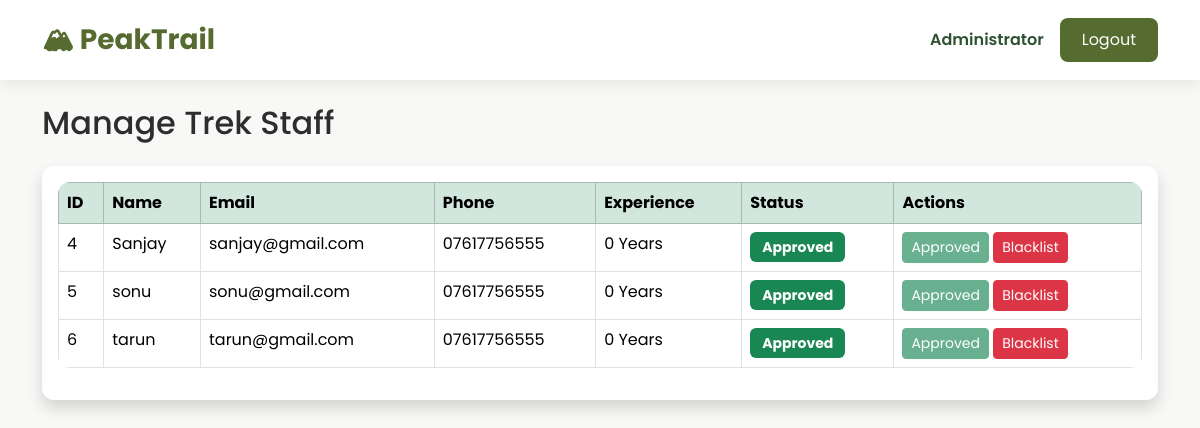
Page /admin/manage-staff (signed in) on the committed database.
### models/user.py (models this page shows, shortened)
class User(UserMixin, db.Model):
    __tablename__ = "users"
    id = db.Column(db.Integer, primary_key=True)
    name = db.Column(db.String(100), nullable=False)
    email = db.Column(db.String(120), unique=True, nullable=False)
    password = db.Column(db.String(255), nullable=False)
    role = db.Column(db.String(20), nullable=False)
    is_active = db.Column(db.Boolean, default=True)
    is_blacklisted = db.Column(db.Boolean, default=False)
    created_at = db.Column(db.DateTime, default=datetime.utcnow)
    bookings = db.relationship("Booking", backref="user", lazy=True)
    staff_profile = db.relationship(
        "StaffProfile",
        backref="user",
        uselist=False
    )

### models/staff_profile.py (models this page shows, shortened)
class StaffProfile(db.Model):
    __tablename__ = "staff_profiles"
    id = db.Column(db.Integer, primary_key=True)
    user_id = db.Column(
        db.Integer,
        db.ForeignKey("users.id"),
        nullable=False,
        unique=True
    )
    phone = db.Column(db.String(15), nullable=False)
    experience = db.Column(db.Integer, default=0)
    approval_status = db.Column(
        db.String(20),
        default="Pending"
    )
    assigned_treks = db.relationship(
        "Trek",
        backref="staff",
        lazy=True
    )

### routes/admin.py (the view)
@admin.route("/admin/manage-staff")
@login_required
def manage_staff():
    if not _admin_required():
        return redirect(url_for("home"))
    staff_members = StaffProfile.query.all()
    return render_template("admin/manage_staff.html", staff_members=staff_members)

### app.py (called while the page is built)
@login_manager.user_loader
def load_user(user_id):
    return User.query.get(int(user_id))

### routes/admin.py (called while the page is built)
def _admin_required():
    if current_user.role != "admin":
        flash("Access Denied!", "danger")
        return False
    return True

### templates/admin/manage_staff.html (shortened to what this page needs)
{% extends "base.html" %}
{% block content %}
<h2 class="mb-4">
Manage Trek Staff
</h2>
<div class="card shadow">
<div class="card-body">
<table class="table table-bordered table-hover">
<thead class="table-success">
<tr>
<th>ID</th>
<th>Name</th>
<th>Email</th>
<th>Phone</th>
<th>Experience</th>
<th>Status</th>
<th>Actions</th>
</tr>
</thead>
<tbody>
{% for staff in staff_members %}
<tr>
<td>{{ staff.user.id }}</td>
<td>{{ staff.user.name }}</td>
<td>{{ staff.user.email }}</td>
<td>{{ staff.phone }}</td>
<td>{{ staff.experience }} Years</td>
<td>
{% if staff.approval_status=="Approved" %}
<span class="badge bg-success">
Approved
</span>
{% elif staff.approval_status=="Pending" %}
<span class="badge bg-warning text-dark">
Pending
</span>
{% else %}
<span class="badge bg-danger">
Blacklisted
</span>
{% endif %}
</td>
<td>
{% if staff.approval_status == "Pending" %}
<a
href="{{ url_for('admin.approve_staff', staff_id=staff.id) }}"
class="btn btn-success btn-sm">
Approve
</a>
{% else %}
<button
class="btn btn-success btn-sm"
disabled>
Approved
</button>
{% endif %}
{% if staff.approval_status != "Blacklisted" %}
<a
href="{{ url_for('admin.blacklist_staff', staff_id=staff.id) }}"
class="btn btn-danger btn-sm">
Blacklist
</a>
{% else %}
<button
class="btn btn-danger btn-sm"
disabled>
Blacklisted
</button>
{% endif %}
</td>
</tr>
{% else %}
<tr>
<td colspan="7" class="text-center">
No Staff Registered
</td>
</tr>
{% endfor %}
</tbody>
</table>
</div>
</div>
{% endblock %}

### templates/base.html (shortened to what this page needs)
<!DOCTYPE html>
<html lang="en">
<head>
    <link href="https://cdn.jsdelivr.net/npm/bootstrap@5.3.3/dist/css/bootstrap.min.css" rel="stylesheet">
    <link rel="stylesheet" href="{{ url_for('static', filename='css/style.css') }}">
</head>
<body>
    <nav class="navbar navbar-expand-lg custom-navbar">
<div class="container">
{% if current_user.is_authenticated %}
    {% if current_user.role=="admin" %}
        <a class="navbar-brand fw-bold"
        href="{{ url_for('admin.dashboard') }}">
        🏔 PeakTrail
        </a>
    {% elif current_user.role=="staff" %}
        <a class="navbar-brand fw-bold"
        href="{{ url_for('staff.dashboard') }}">
        🏔 PeakTrail
        </a>
    {% elif current_user.role=="trekker" %}
        <a class="navbar-brand fw-bold"
        href="{{ url_for('trekker.dashboard') }}">
        🏔 PeakTrail
        </a>
    {% endif %}
{% else %}
<a class="navbar-brand fw-bold"
href="{{ url_for('auth.login') }}">
🏔 PeakTrail
</a>
{% endif %}
<div class="ms-auto d-flex align-items-center">
{% if current_user.is_authenticated %}
<span class="welcome-text">
{{ current_user.name }}
</span>
<a href="{{ url_for('auth.logout') }}"
class="btn btn-custom ms-3">
Logout
</a>
{% endif %}
</div>
</div>
</nav>
    <div class="container mt-4">
        {% block content %}
        {% endblock %}
    </div>
</body>
</html>

### static/css/style.css (style rules this page uses)
:root { --primary:#556B2F; --secondary:#2F5233; --accent:#F5F1E8; --background:#F8F8F6; --text:#2D2D2D; }
body { font-family:'Poppins',sans-serif; background:var(--background); color:var(--text); }
.custom-navbar { background:white; box-shadow:0 4px 15px rgba(0,0,0,.08); padding:14px; }
.navbar-brand { color:var(--primary)!important; font-size:28px; }
.welcome-text { font-weight:600; color:var(--secondary); }
.card { border:none; border-radius:12px; overflow:hidden; transition:.3s; box-shadow:0 5px 18px rgba(0,0,0,.08); }
.btn-custom { background:var(--primary); color:white; border:none; border-radius:8px; padding:10px 22px; transition:.3s; }
.table { background:white; border-radius:12px; overflow:hidden; }
.badge { padding:8px 12px; font-size:14px; }

### rows in the picture
User: name "Administrator"
StaffProfile: user.id "4", user.name "Sanjay", user.email "sanjay@gmail.com", phone "07617756555", experience "0", approval_status "Approved"
StaffProfile: user.id "5", user.name "sonu", user.email "sonu@gmail.com", phone "07617756555", experience "0", approval_status "Approved"
StaffProfile: user.id "6", user.name "tarun", user.email "tarun@gmail.com", phone "07617756555", experience "0", approval_status "Approved"
